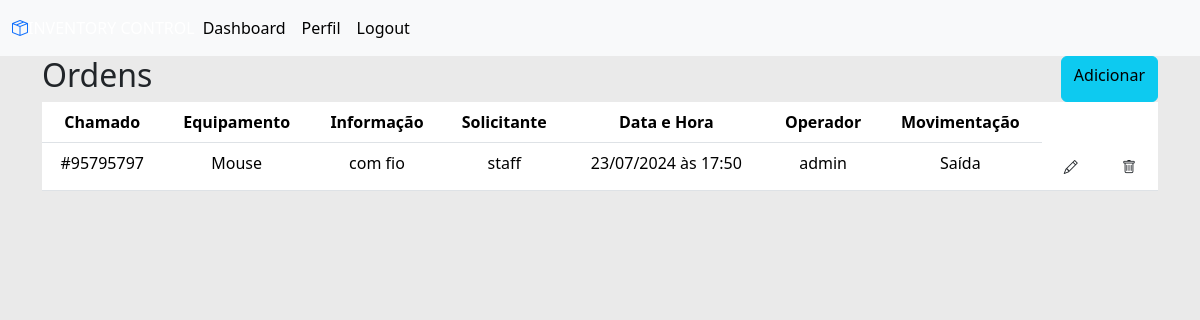
Page /orders/ (signed in) on the earlier database version.
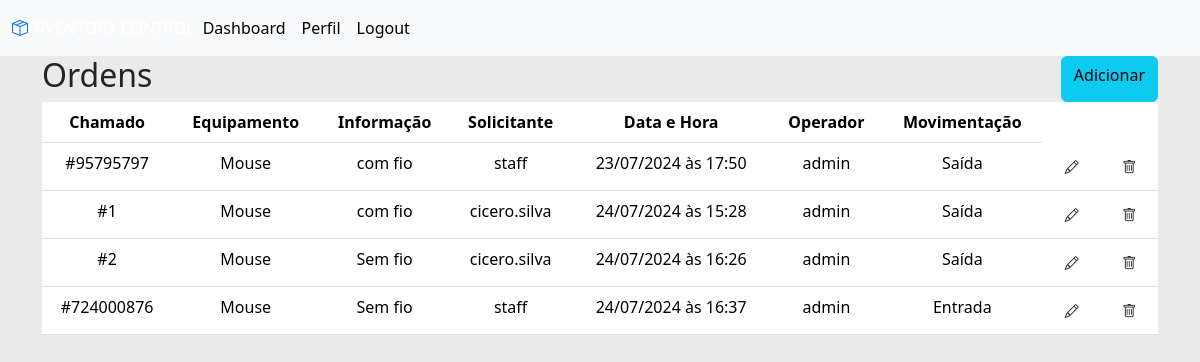
Same page on the later database version.
### dashboard/models.py (models this page shows, shortened)
class Order(models.Model):
    num_called = models.IntegerField()
    equipment = models.ForeignKey(Equipment, on_delete=models.CASCADE, null=True)
    information = models.CharField(max_length=255, blank=True, null=True)
    staff = models.ForeignKey(Staff, on_delete=models.SET_NULL, null=True)
    sector = models.ForeignKey(Sector, on_delete=models.CASCADE)
    branch = models.CharField(max_length=50, choices=BRANCH)
    date = models.DateTimeField(auto_now_add=True)
    operator = models.ForeignKey(settings.AUTH_USER_MODEL, on_delete=models.SET_NULL, null=True, blank=True)
    patrimony = models.CharField(max_length=6, blank=True, null=True, unique=True)
    maq = models.IntegerField(null=True, blank=True)
    movimentation = models.CharField(max_length=10, blank=False, choices=MOVIMENTATION)
    def formatted_date(self):
        brasilia_tz = pytz.timezone('America/Sao_Paulo')
        local_date = self.date.astimezone(brasilia_tz)
        return local_date.strftime('%d/%m/%Y às %H:%M')

class Equipment(models.Model):
    name = models.CharField(max_length=100, blank=False)
    category = models.ForeignKey(Category, on_delete=models.CASCADE)
    def __str__(self):
        return f'{self.name}'

class Staff(models.Model):
    username = models.CharField(max_length=100, null=True)
    email = models.EmailField(max_length=254, null=True)
    badge = models.IntegerField(null=True, unique=True)
    sector = models.ForeignKey(Sector, on_delete=models.CASCADE, null=True)
    ranking = models.CharField(max_length=100, null=True)
    def __str__(self):
        return f'{self.username}'

### user/models.py (models this page shows)
class User(AbstractUser):
    badge = models.IntegerField(null=True, blank=True, unique=True)
    ranking = models.CharField(max_length=100, null=True, blank=True)
    sector = models.ForeignKey(Sector, on_delete=models.SET_NULL, null=True, blank=True)

### dashboard/views.py (the view)
# urls.py: path('orders/', views.orders, name='dashboard-orders'),
@login_required
def orders(request):
    order = Order.objects.all()
    context = {'order': order}
    return render(request, 'main/orders/index.html', context)

### templates/main/orders/index.html (shortened to what this page needs)
{% extends 'partials/base.html' %}
{% block content %}
    <div class="row">
        <div class="col-lg-4">
            <h2>Ordens</h2>
        </div>
        <div class="col-lg-4"></div>
        <div class="col-lg-4 d-flex justify-content-end">
            <a href="{% url 'dashboard-create-order' %}" class="btn btn-info float-right">Adicionar</a>
        </div>
    </div>
    <div class="row">
        <div class="col-lg">
            <table class="table bg-white">
                <thead class="bg-info text-white">
                    <tr>
                        <th class="col text-center">Chamado</th>
                        <th class="col text-center">Equipamento</th>
                        <th class="col text-center">Informação</th>
                        <th class="col text-center">Solicitante</th>
                        <th class="col text-center">Data e Hora</th>
                        <th class="col text-center">Operador</th>
                        <th class="col text-center">Movimentação</th>
                    </tr>
                </thead>
                <tbody>
                    {% for order in order %}
                        <tr>
                            <td class="col text-center">#{{ order.num_called }}</td>
                            <td class="col text-center">{{ order.equipment }}</td>
                            <td class="col text-center">{{ order.information }}</td>
                            <td class="col text-center">{{ order.staff }}</td>
                            <td class="col text-center">{{ order.formatted_date }}</td>
                            <td class="col text-center">{{ order.operator }}</td>
                            <td class="col text-center">{{ order.movimentation }}</td>
                            <td class="col text-center">
                                <a class="btn btn-sm mr-2" href="{% url 'dashboard-update-order' order.id %}">
                                    <i class="bi bi-pencil"></i>
                                </a>
                            </td>
                            <td class="col text-center">
                                <a class="btn btn-sm ml-2" href="{% url 'dashboard-delete-order' order.id %}">
                                    <i class="bi bi-trash"></i>
                                </a>
                            </td>
                        </tr>
                    {% endfor %}
                </tbody>
            </table>
        </div>
    </div>
{% endblock %}

Differences in the rows shown:
added Order: num_called "1", equipment "Mouse", information "com fio", staff "cicero.silva", formatted_date "24/07/2024 às 15:28", operator "admin", movimentation "Saída"
added Order: num_called "2", equipment "Mouse", information "Sem fio", staff "cicero.silva", formatted_date "24/07/2024 às 16:26", operator "admin", movimentation "Saída"
added Order: num_called "724000876", equipment "Mouse", information "Sem fio", staff "staff", formatted_date "24/07/2024 às 16:37", operator "admin", movimentation "Entrada"
